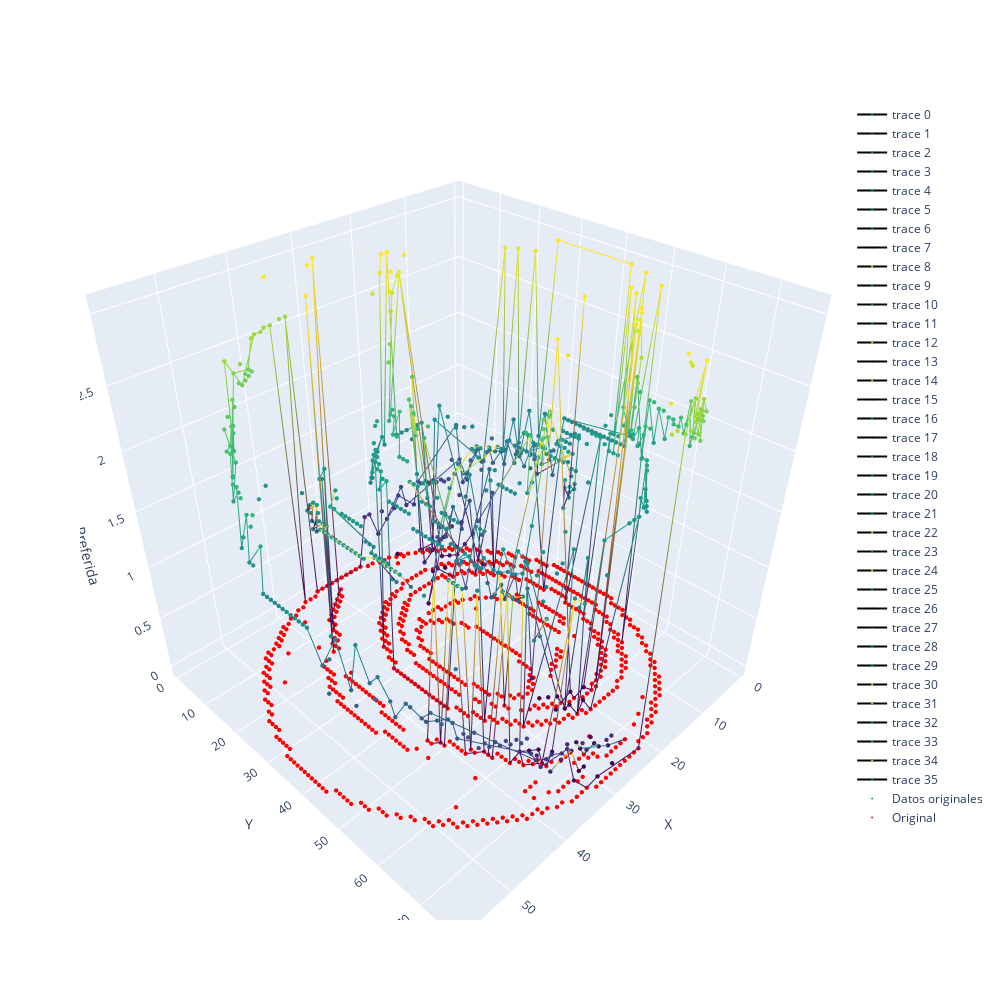

The notebook cell this image was saved under:
### Code cell
plot_in_fibration(mydict,imagen,True,True,True)
